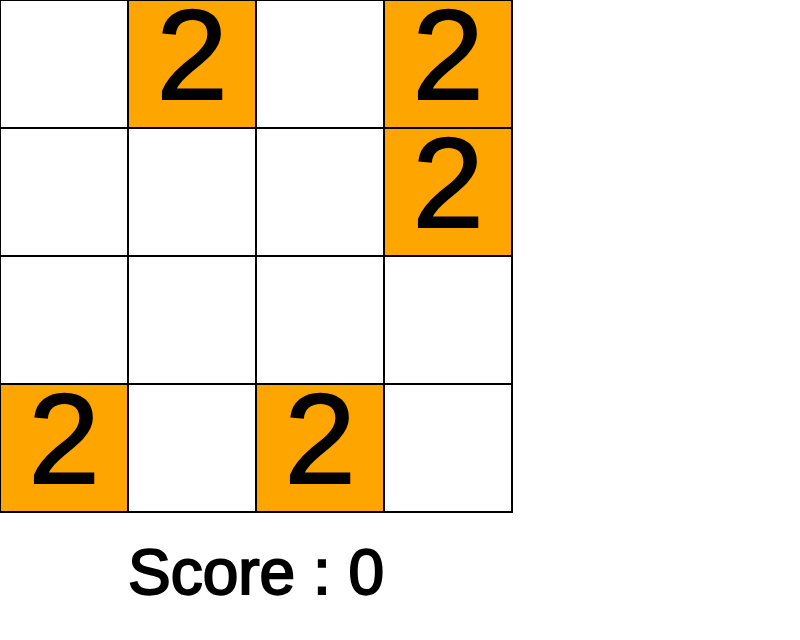
Frame 1 (no input)
Frame 60 (no input): identical to frame 1, image omitted
Frame 120 (the mouse pressed at the canvas centre since frame 60): identical to frame 1, image omitted

The p5.js sketch that drew this single still picture (run headless with seeded random() and noise() and a simulated clock; from frame 60 on, the mouse is pressed at the canvas centre):

// p5.js sketch
// ── sketch.js
let grid = []
let score = 0
let size = 4
let width = 800
let height = 640
let tileWidth = height / (size + 1)
let penSize = 2
let colors = [
  'red',
  'orange',
  'green',
  'yellow',
  'blue',
  'violet',
  'Chartreuse',
  'CadetBlue',
  'Coral',
  'Cyan',
  'Crimson',
  'DarkOrchid',
  'Khaki',
  'SeaGreen',
  'Thistle',
  'Wheat',
  'RoyalBlue',
  'Magenta',
  'purple',
  'red',
  'orange',
  'green',
  'yellow',
  'blue',
  'violet',
  'Chartreuse',
  'CadetBlue',
  'Coral',
  'Cyan',
  'Crimson',
  'DarkOrchid',
  'Khaki',
  'SeaGreen',
  'Thistle',
  'Wheat',
  'RoyalBlue',
  'Magenta',
  'purple'
]
/* eslint-disable no-unused-vars */
function setup () {
  /* eslint-enable no-unused-vars */
  createCanvas(width, height)
  setupGrid()
  addNumber()
  addNumber()
  addNumber()
  addNumber()
  addNumber()
}

/* eslint-disable no-unused-vars */
function draw () {
  /* eslint-enable no-unused-vars */
  createCanvas(width, height)
  background(255)
  for (let i = 0; i < size; i++) {
    for (let j = 0; j < size; j++) {
      let x = i * tileWidth
      let y = j * tileWidth

      let value = grid[i][j]
      if (value != null && value !== 0) {
        let color = Math.log2(value)
        fill(colors[color])
        rect(x, y, tileWidth, tileWidth)
        textAlign(CENTER, CENTER)
        fill(0)
        strokeWeight(penSize)
        stroke(0)
        textSize(tileWidth / String(value).length)
        text(value, x, y, tileWidth, tileWidth)
      } else {
        noFill()
        strokeWeight(penSize)
        stroke(0)
        rect(x, y, tileWidth, tileWidth)
      }
    }
  }
  textSize(tileWidth / 2)
  fill(0)
  textAlign(CENTER, CENTER)
  text(
    'Score : '.concat(score),
    0,
    size * tileWidth,
    size * tileWidth,
    tileWidth
  )
}

// get blank tiles
function getBlank () {
  let blanks = []
  for (var i = 0; i < size; i++) {
    for (let j = 0; j < size; j++) {
      if (grid[i][j] === 0) {
        blanks.push({
          x: i,
          y: j
        })
      }
    }
  }
  return blanks
}

/* eslint-disable no-unused-vars */
function keyPressed () {
  /* eslint-enable no-unused-vars */
  if (key === 'W') {
    for (let i = 0; i < size; i++) {
      grid[i] = slide(grid[i])
    }
    addNumber()
  }

  if (key === 'S') {
    for (let i = 0; i < size; i++) {
      grid[i] = slide(grid[i], false)
    }
    addNumber()
  }

  if (key === 'A') {
    for (let i = 0; i < size; i++) {
      let newColumn = slide(getColumn(grid, i))
      grid = setColumn(grid, newColumn, i)
    }
    addNumber()
  }

  if (key === 'D') {
    for (let i = 0; i < size; i++) {
      let newColumn = slide(getColumn(grid, i), false)
      grid = setColumn(grid, newColumn, i)
    }
    addNumber()
  }
}

// sile a row or column
function slide (row, left = true) {
  let s = row.reduce((a, b) => a + b)
  // skip the 0 tiles
  let values = row.filter(value => value !== 0)
  // combine
  values = combine(values, left)
  // skip the 0 tiles
  values = values.filter(value => value !== 0)
  // number of the 0 tiles
  let blanks = size - values.length
  let zeros = Array(blanks).fill(0)
  let s2 = 0
  // just debug
  try {
    s2 = values.reduce((a, b) => a + b)
  } catch (e) {}
  if (s !== s2) {
    print(s, s2)
    print(row)
    print(values)
  }
  // insert the zeros in the left or right
  if (left) {
    return values.concat(zeros)
  }
  return zeros.concat(values)
}

function combine (array, left = true) {
  let i = 0
  // combine to the left the reverse the array
  if (!left) {
    array.reverse()
  }
  while (i < array.length - 1) {
    // two tile with the same value
    if (array[i] !== 0 && array[i] === array[i + 1]) {
      // add score
      score += array[i]

      // combine
      array[i] *= 2

      // push the other element forward
      if (i !== array.length - 1) {
        let j = i + 1
        while (j < array.length - 1) {
          array[j] = array[j + 1]
          j += 1
        }
        array[array.length - 1] = 0
        // combine only one pair at a time
        break
      }

      // recheck
      if (i !== 0) {
        i -= 1
      }
    } else {
      // next
      i += 1
    }
  }

  // reverse back
  if (!left) {
    array.reverse()
  }
  return array
}

// add a value to a random blank tile
function addNumber () {
  let blanks = getBlank()
  let tile = random(blanks)
  if (tile === undefined) {
    return
  }
  grid[tile.x][tile.y] = random([2, 4])
}

// get a column out of a array
function getColumn (anArray, columnNumber) {
  return anArray.map(function (row) {
    return row[columnNumber]
  })
}

// set a column of an array
function setColumn (anArray, newColumn, columnNumber) {
  for (let i = 0; i < anArray.length; i++) {
    anArray[i][columnNumber] = newColumn[i]
  }
  return anArray
}

// create the grid
function setupGrid () {
  for (let i = 0; i < size; i++) {
    let row = []
    for (let j = 0; j < size; j++) {
      row.push(0)
    }
    grid.push(row)
  }
}
